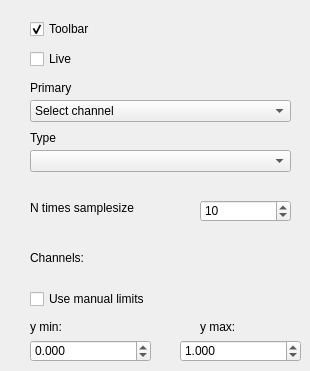
        <widget class="QWidget" name="top_tab">
         <attribute name="title">
          <string>Top Plot</string>
         </attribute>
         <widget class="QCheckBox" name="top_show_toolbar_checkBox">
          <property name="geometry">
           <rect>
            <x>30</x>
            <y>20</y>
            <width>111</width>
            <height>18</height>
           </rect>
          </property>
          <property name="text">
           <string>Toolbar</string>
          </property>
          <property name="checked">
           <bool>true</bool>
          </property>
          <property name="tristate">
           <bool>false</bool>
          </property>
         </widget>
         <widget class="QCheckBox" name="top_plot_live_checkBox">
          <property name="geometry">
           <rect>
            <x>30</x>
            <y>50</y>
            <width>111</width>
            <height>18</height>
           </rect>
          </property>
          <property name="text">
           <string>Live</string>
          </property>
          <property name="checked">
           <bool>false</bool>
          </property>
          <property name="tristate">
           <bool>false</bool>
          </property>
         </widget>
         <widget class="QComboBox" name="top_plot_primary_comboBox">
          <property name="geometry">
           <rect>
            <x>30</x>
            <y>100</y>
            <width>261</width>
            <height>22</height>
           </rect>
          </property>
          <item>
           <property name="text">
            <string>Select channel</string>
           </property>
          </item>
         </widget>
         <widget class="QComboBox" name="top_plot_processing_comboBox">
          <property name="geometry">
           <rect>
            <x>30</x>
            <y>150</y>
            <width>261</width>
            <height>22</height>
           </rect>
          </property>
         </widget>
         <widget class="QLabel" name="label_10">
          <property name="geometry">
           <rect>
            <x>30</x>
            <y>80</y>
            <width>51</width>
            <height>16</height>
           </rect>
          </property>
          <property name="text">
           <string>Primary</string>
          </property>
         </widget>
         <widget class="QLabel" name="label_11">
          <property name="geometry">
           <rect>
            <x>30</x>
            <y>130</y>
            <width>251</width>
            <height>16</height>
           </rect>
          </property>
          <property name="text">
           <string>Type</string>
          </property>
         </widget>
         <widget class="QSpinBox" name="top_plot_NspinBox">
          <property name="enabled">
           <bool>true</bool>
          </property>
          <property name="geometry">
           <rect>
            <x>200</x>
            <y>200</y>
            <width>91</width>
            <height>22</height>
           </rect>
          </property>
          <property name="minimum">
           <number>1</number>
          </property>
          <property name="maximum">
           <number>99999</number>
          </property>
          <property name="value">
           <number>10</number>
          </property>
         </widget>
         <widget class="QLabel" name="label_6">
          <property name="geometry">
           <rect>
            <x>30</x>
            <y>200</y>
            <width>161</width>
            <height>16</height>
           </rect>
          </property>
          <property name="text">
           <string>N times samplesize</string>
          </property>
         </widget>
         <widget class="QLabel" name="label_17">
          <property name="geometry">
           <rect>
            <x>30</x>
            <y>250</y>
            <width>81</width>
            <height>16</height>
           </rect>
          </property>
          <property name="text">
           <string>Channels:</string>
          </property>
         </widget>
         <widget class="QWidget" name="top_comboBoxWidget" native="true">
          <property name="geometry">
           <rect>
            <x>120</x>
            <y>250</y>
            <width>171</width>
            <height>21</height>
           </rect>
          </property>
          <widget class="QWidget" name="verticalLayoutWidget">
           <property name="geometry">
            <rect>
             <x>0</x>
             <y>0</y>
             <width>171</width>
             <height>21</height>
            </rect>
           </property>
           <layout class="QVBoxLayout" name="top_comboBoxWidgetLayout">
            <property name="sizeConstraint">
             <enum>QLayout::SetMaximumSize</enum>
            </property>
           </layout>
          </widget>
         </widget>
         <widget class="QCheckBox" name="top_useManLim_checkBox">
          <property name="geometry">
           <rect>
            <x>30</x>
            <y>290</y>
            <width>171</width>
            <height>18</height>
           </rect>
          </property>
          <property name="text">
           <string>Use manual limits</string>
          </property>
         </widget>
         <widget class="QLabel" name="label_18">
          <property name="geometry">
           <rect>
            <x>30</x>
            <y>320</y>
            <width>47</width>
            <height>14</height>
           </rect>
          </property>
          <property name="text">
           <string>y min:</string>
          </property>
         </widget>
         <widget class="QLabel" name="label_19">
          <property name="geometry">
           <rect>
            <x>200</x>
            <y>320</y>
            <width>47</width>
            <height>14</height>
           </rect>
          </property>
          <property name="text">
           <string>y max:</string>
          </property>
         </widget>
         <widget class="QDoubleSpinBox" name="top_lowerLimit_doubleSpinBox">
          <property name="geometry">
           <rect>
            <x>30</x>
            <y>340</y>
            <width>121</width>
            <height>22</height>
           </rect>
          </property>
          <property name="decimals">
           <number>3</number>
          </property>
          <property name="minimum">
           <double>-99999999.000000000000000</double>
          </property>
          <property name="maximum">
           <double>99999999.000000000000000</double>
          </property>
         </widget>
         <widget class="QDoubleSpinBox" name="top_upperLimit_doubleSpinBox">
          <property name="geometry">
           <rect>
            <x>180</x>
            <y>340</y>
            <width>121</width>
            <height>22</height>
           </rect>
          </property>
          <property name="decimals">
           <number>3</number>
          </property>
          <property name="minimum">
           <double>-99999999.000000000000000</double>
          </property>
          <property name="maximum">
           <double>99999999.000000000000000</double>
          </property>
          <property name="value">
           <double>1.000000000000000</double>
          </property>
         </widget>
        </widget>
